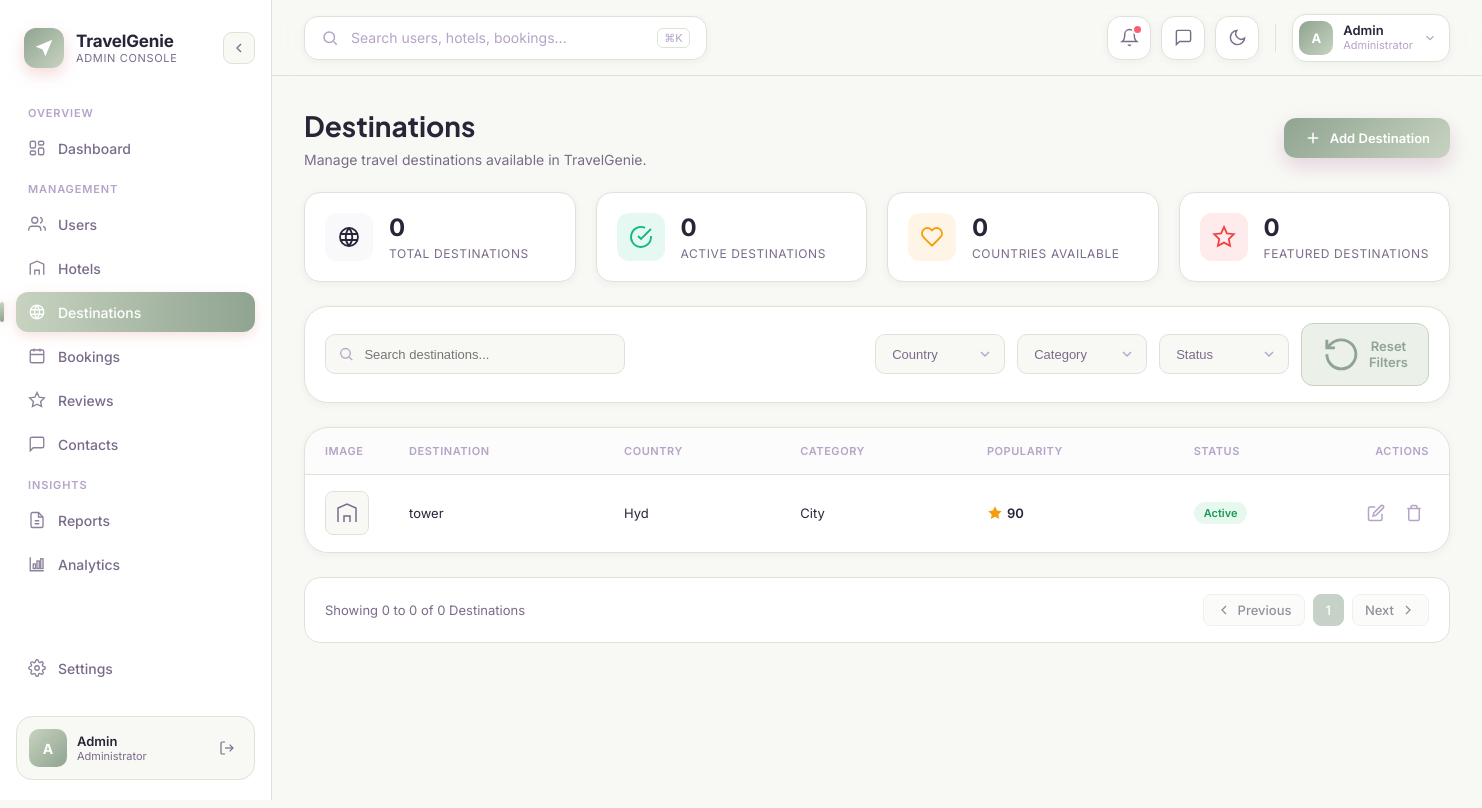
Screenshot of /adminapp/destinations/ (signed in) with the database file from the repository.
### mainapp/models.py (models this page shows, shortened)
class Destination(models.Model):
    name = models.CharField(max_length=255)
    country = models.CharField(max_length=100)
    category = models.CharField(max_length=50)
    popularity = models.IntegerField(default=1) # 1 to 100
    status = models.CharField(max_length=20, default='active') # active, inactive
    date_added = models.DateTimeField(auto_now_add=True)

### adminapp/views.py (the view)
# urls.py: path("destinations/", views.destinations, name="destinations"),
@login_required(login_url="mainapp:login")
def destinations(request):
    if not request.user.is_staff:
        return redirect("mainapp:dashboard")
    destinations_list = Destination.objects.all().order_by("-date_added")
    context = {
        "destinations": destinations_list
    }
    return render(request, "adminapp/destinations.html", context)

### adminapp/templates/adminapp/destinations.html (shortened to what this page needs)
{% extends 'adminapp/admin_base.html' %}
{% load static %}
{% block page_id %}destinations{% endblock %}
{% block extra_css %}
<link rel="stylesheet" href="{% static 'adminapp/css/destinations.css' %}?v=1.1">
{% endblock %}
{% block content %}
<div class="destinations-page">
  <div class="page-header reveal">
    <div class="page-header-text">
      <h1 class="page-title">Destinations</h1>
      <p class="page-subtitle">Manage travel destinations available in TravelGenie.</p>
    </div>
    <button type="button" class="btn btn-primary btn-add-destination ripple">
      <svg viewBox="0 0 24 24" fill="none" stroke="currentColor" stroke-width="2"><path d="M12 5v14M5 12h14"/></svg>
      <span>Add Destination</span>
    </button>
  </div>
  <div class="stats-grid reveal">
    <div class="stat-card glow-card">
      <div class="stat-icon icon-blue">
        <svg viewBox="0 0 24 24" fill="none" stroke="currentColor" stroke-width="1.8"><circle cx="12" cy="12" r="9"/><path d="M3.6 9h16.8M3.6 15h16.8M12 3a14 14 0 010 18M12 3a14 14 0 000 18"/></svg>
      </div>
      <div class="stat-body">
        <span class="stat-value">0</span>
        <span class="stat-label">Total Destinations</span>
      </div>
    </div>
    <div class="stat-card glow-card">
      <div class="stat-icon icon-green">
        <svg viewBox="0 0 24 24" fill="none" stroke="currentColor" stroke-width="1.8"><path d="M22 11.08V12a10 10 0 11-5.93-9.14"/><path d="M22 4L12 14.01l-3-3"/></svg>
      </div>
      <div class="stat-body">
        <span class="stat-value">0</span>
        <span class="stat-label">Active Destinations</span>
      </div>
    </div>
    <div class="stat-card glow-card">
      <div class="stat-icon icon-amber">
        <svg viewBox="0 0 24 24" fill="none" stroke="currentColor" stroke-width="1.8"><path d="M20.42 4.58a5.4 5.4 0 00-7.65 0l-.77.78-.77-.78a5.4 5.4 0 00-7.65 7.65l.77.78L12 20.7l7.65-7.7.77-.78a5.4 5.4 0 000-7.64z"/></svg>
      </div>
      <div class="stat-body">
        <span class="stat-value">0</span>
        <span class="stat-label">Countries Available</span>
      </div>
    </div>
    <div class="stat-card glow-card">
      <div class="stat-icon icon-red">
        <svg viewBox="0 0 24 24" fill="none" stroke="currentColor" stroke-width="1.8"><path d="M12 2l2.9 6.3 6.9.9-5 4.8 1.3 6.8L12 17.6l-6.1 3.2 1.3-6.8-5-4.8 6.9-.9L12 2z"/></svg>
      </div>
      <div class="stat-body">
        <span class="stat-value">0</span>
        <span class="stat-label">Featured Destinations</span>
      </div>
    </div>
  </div>
  <div class="filter-bar card reveal">
    <div class="filter-search">
      <svg viewBox="0 0 24 24" fill="none" stroke="currentColor" stroke-width="2"><circle cx="11" cy="11" r="7"/><path d="M21 21l-4.3-4.3"/></svg>
      <input type="text" id="destinationSearch" placeholder="Search destinations...">
    </div>
    <div class="filter-controls">
      <div class="filter-select-wrap">
        <select id="filterCountry" class="filter-select">
          <option value="">Country</option>
        </select>
      </div>
      <div class="filter-select-wrap">
        <select id="filterCategory" class="filter-select">
          <option value="">Category</option>
        </select>
      </div>
      <div class="filter-select-wrap">
        <select id="filterStatus" class="filter-select">
          <option value="">Status</option>
        </select>
      </div>
      <button type="button" class="btn btn-ghost" id="resetFiltersBtn">
        <svg viewBox="0 0 24 24" fill="none" stroke="currentColor" stroke-width="1.8"><path d="M3 12a9 9 0 109-9 9.75 9.75 0 00-6.74 2.74L3 8"/><path d="M3 3v5h5"/></svg>
        Reset Filters
      </button>
    </div>
  </div>
  <div class="table-card card reveal">
    <div class="table-scroll">
      <table class="destinations-table">
        <thead>
          <tr>
            <th class="col-image">Image</th>
            <th>Destination</th>
            <th>Country</th>
            <th>Category</th>
            <th>Popularity</th>
            <th>Status</th>
            <th class="col-actions">Actions</th>
          </tr>
        </thead>
        <tbody id="destinationsTableBody">
          {% if destinations %}
            {% for dest in destinations %}
            <tr class="destination-row">
              <td class="col-image">
                <div class="hotel-thumb">
                  <svg viewBox="0 0 24 24" fill="none" stroke="currentColor" stroke-width="1.5"><path d="M3 21V7l9-4 9 4v14"/><path d="M9 21v-6h6v6"/><path d="M9 10h.01M15 10h.01M12 10h.01M9 14h.01M15 14h.01"/></svg>
                </div>
              </td>
              <td class="fw-medium">{{ dest.name }}</td>
              <td>{{ dest.country|title }}</td>
              <td>{{ dest.category|title }}</td>
              <td>
                <div class="rating">
                  <svg class="star active" viewBox="0 0 24 24" fill="currentColor"><polygon points="12 2 15.09 8.26 22 9.27 17 14.14 18.18 21.02 12 17.77 5.82 21.02 7 14.14 2 9.27 8.91 8.26 12 2"/></svg>
                  <span>{{ dest.popularity }}</span>
                </div>
              </td>
              <td>
                <span class="badge badge-{% if dest.status == 'active' %}success{% else %}danger{% endif %}">
                  {{ dest.status|title }}
                </span>
              </td>
              <td class="col-actions">
                <div class="row-actions">
                  <button type="button" class="action-btn" title="Edit">
                    <svg viewBox="0 0 24 24" fill="none" stroke="currentColor" stroke-width="2"><path d="M11 4H4a2 2 0 00-2 2v14a2 2 0 002 2h14a2 2 0 002-2v-7"/><path d="M18.5 2.5a2.121 2.121 0 013 3L12 15l-4 1 1-4 9.5-9.5z"/></svg>
                  </button>
                  <button type="button" class="action-btn action-danger" title="Delete">
                    <svg viewBox="0 0 24 24" fill="none" stroke="currentColor" stroke-width="2"><path d="M3 6h18M19 6v14a2 2 0 01-2 2H7a2 2 0 01-2-2V6m3 0V4a2 2 0 012-2h4a2 2 0 012 2v2"/></svg>
                  </button>
                </div>
              </td>
            </tr>
            {% endfor %}
          {% endif %}
        </tbody>
      </table>
    </div>
  </div>
  <div class="pagination-bar reveal">
    <span class="pagination-info">Showing 0 to 0 of 0 Destinations</span>
    <div class="pagination-controls">
      <button type="button" class="page-btn" disabled>
        <svg viewBox="0 0 24 24" fill="none" stroke="currentColor" stroke-width="2"><path d="M15 18l-6-6 6-6"/></svg>
        Previous
      </button>
      <button type="button" class="page-btn page-btn-active" disabled>1</button>
      <button type="button" class="page-btn" disabled>
        Next
        <svg viewBox="0 0 24 24" fill="none" stroke="currentColor" stroke-width="2"><path d="M9 18l6-6-6-6"/></svg>
      </button>
    </div>
  </div>
</div>
{% endblock %}

### adminapp/static/adminapp/css/admin_base.css (style rules this page uses)
:root { --bg:#F8F9F5; --card:#FFFFFF; --navy:#2A2438; --navy-soft:#3D3452; --navy-line:rgba(255,255,255,0.08); --blue:#8FA491; --blue-2:#C7D3C0; --gold:#CCA76C; --ink:#2A2438; --ink-soft:#7A6B8A; --ink-faint:#B5A4C7; --line:#DCE4D8; --table-row-line:#FDFDFB; --pill-bg:#EBF0E9; --pill-line:#C7D3C0; --search-bg:#FFFFFF; --topbar-bg:rgba(248,249,245,0.85); --shadow-sm: 0 2px 8px rgba(15,31,61,0.05); --shadow-md: 0 8px 24px rgba(15,31,61,0.08); --shadow-lg: 0 20px 48px rgba(15,31,61,0.12); --r-lg: 24px; --r-md: 16px; --r-sm: 10px; --r-pill: 999px; --sidebar-w: 272px; --sidebar-w-collapsed: 88px; --topbar-h: 76px; }
*, *::before, *::after { box-sizing:border-box; }
html, body { margin:0; padding:0; }
body { background:var(--bg); color:var(--ink); font-family:'Inter', sans-serif; -webkit-font-smoothing:antialiased; }
h1,h2,h3,h4,.font-display { font-family:'Plus Jakarta Sans', sans-serif; }
button { font-family:inherit; }
body, .card, .sidebar, .topbar, .nav-item, .icon-btn, .profile-chip, .search-wrap, .btn, .badge { transition: background-color .3s ease, color .3s ease, border-color .3s ease, box-shadow .3s ease; }
.card { background:var(--card); border-radius:var(--r-lg); border:1px solid var(--line); box-shadow:var(--shadow-sm); padding:24px; }
.btn { display:inline-flex; align-items:center; justify-content:center; gap:8px; padding:11px 20px; border-radius:12px; font-size:13px; font-weight:600; border:none; cursor:pointer; position:relative; overflow:hidden; }
.btn-primary { background:linear-gradient(135deg,var(--blue),var(--blue-2)); color:#fff; box-shadow:0 8px 20px rgba(175,113,157,0.28); }
.btn-ghost { background:var(--pill-bg); color:var(--blue); border:1px solid var(--pill-line); }
.badge { display:inline-flex; align-items:center; gap:6px; font-size:11px; font-weight:600; padding:4px 10px; border-radius:var(--r-pill); }
.badge-success { background:#E7F8EE; color:#1D9A57; }
.col-actions, .th-actions { text-align: right; width: 100px; }
.row-actions { display: flex; justify-content: flex-end; gap: 8px; }
.action-btn { background: none; border: none; color: var(--ink-faint); cursor: pointer; padding: 6px; border-radius: 6px; transition: all 0.2s; display: flex; align-items: center; justify-content: center; }
.action-btn svg { width: 18px; height: 18px; }

### rows the page displays
Destination: name "tower", country "Hyd", category "City", popularity "90", status "Active"
